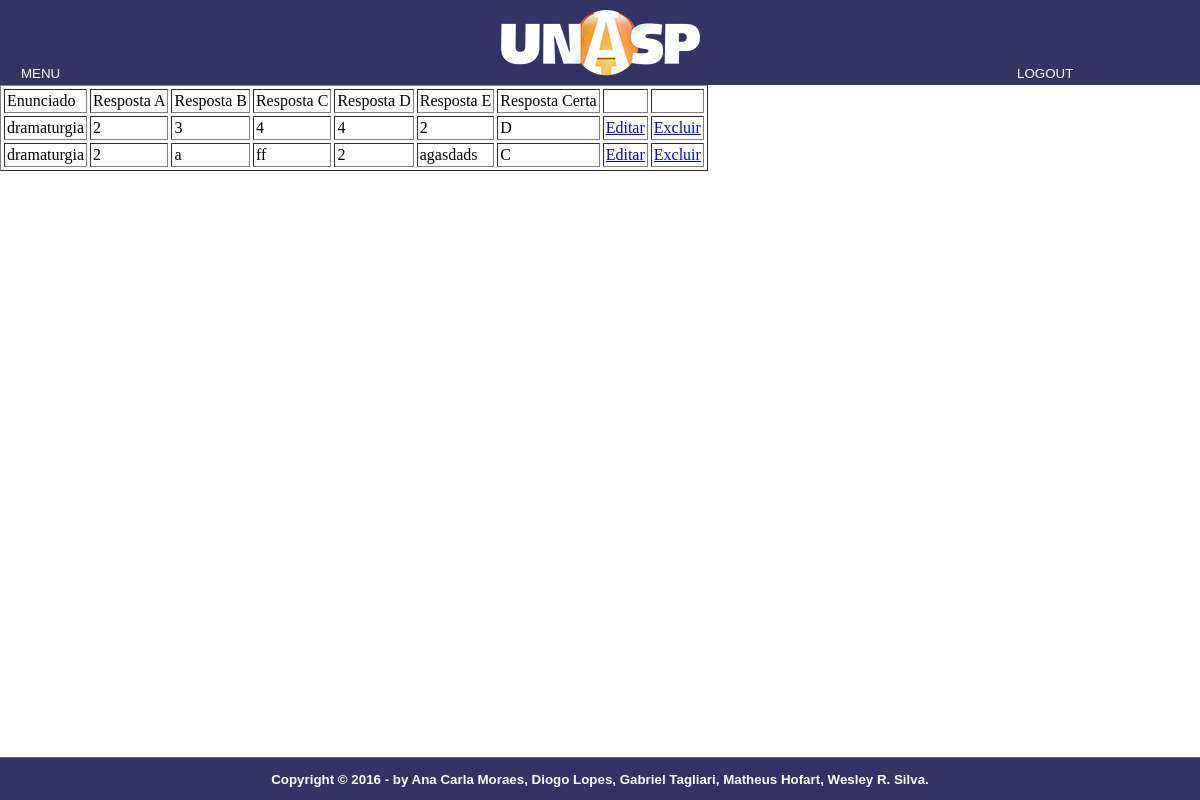
The app's page /Professor/listaquestoes.php?id=5 (signed in) with its own data.
### tables this page shows
CREATE TABLE `questao` (
  `id` int(11) NOT NULL AUTO_INCREMENT,
  `iddisciplina` int(11) NOT NULL,
  `titulo` varchar(512) NOT NULL,
  `imagem` longtext,
  `resposta1` varchar(255) NOT NULL,
  `resposta2` varchar(255) NOT NULL COMMENT '	',
  `resposta3` varchar(255) NOT NULL,
  `resposta4` varchar(255) NOT NULL,
  `resposta5` varchar(255) NOT NULL,
  `respostacorreta` varchar(1) NOT NULL,
  PRIMARY KEY (`id`),
  KEY `fk_questao_disciplina1_idx` (`iddisciplina`),
  CONSTRAINT `fk_questao_disciplina1` FOREIGN KEY (`iddisciplina`) REFERENCES `disciplina` (`id`) ON DELETE NO ACTION ON UPDATE NO ACTION
);

### classes/class_questao.php (called while the page is built, shortened)
<?php
class questao {
		function selectQuestaoByDisciplina($pdo,$id){
			$conn = $pdo->prepare("SELECT * FROM questao WHERE iddisciplina=:id");
			$conn->bindParam(":id",$id,PDO::PARAM_INT);
			$conn->execute();
			return $conn->fetchAll(PDO::FETCH_ASSOC);
		}
	}
	?>

### Professor/listaquestoes.php (the view, shortened to what this page needs)
<?php
require_once("../model/conexao.php");
require_once("../classes/class_questao.php");
$iddisciplina = $_GET['id'];
$x = new questao();
$retorno = $x->selectQuestaoByDisciplina($PDO,$iddisciplina);
?>
<!DOCTYPE html>
<html>
<head>
    <link rel="stylesheet" href="../assets/css/style.css">
</head>
<body>
 	<div class="container">
    <div class="header">
        <img src="../assets/img/UNASP.png" alt="logo unasp">
    </div>
    <nav id="menu">
            <ul type="disc">
              <li><a href="index.php">MENU</a></li>
            </ul>
            <ul id="logout" type="disc">
              <li><a href="../logout.php">Logout</a></li>
            </ul>
     </nav>
<table border='1' cellspacing='3' cellpadding='2'>
<thead>
	<td>Enunciado</td>
	<td>Resposta A</td>
	<td>Resposta B</td>
	<td>Resposta C</td>
	<td>Resposta D</td>
	<td>Resposta E</td>
	<td>Resposta Certa</td>
	<td></td>
	<td></td>
</thead>
<?php foreach ($retorno as $key) {   ?>
	<tr>
		<td> <?php echo $key['titulo']; ?></a></td>
		<td> <?php echo $key['resposta1']; ?></td>
		<td> <?php echo $key['resposta2']; ?></td>
		<td> <?php echo $key['resposta3']; ?></td>
		<td> <?php echo $key['resposta4']; ?></td>
		<td> <?php echo $key['resposta5']; ?></td>
		<td> <?php echo $key['respostacorreta']; ?></td>
		<td> <a href="editaquestao.php?iddisciplina=<?php echo $iddisciplina; ?>&id=<?php echo $key['id']; ?>">Editar</a></td>
		<td> <a href="editaquestao.php?iddisciplina=<?php echo $iddisciplina; ?>&deleta=1&id=<?php echo $key['id']; ?>">Excluir</a></td>
	</tr>
<?php } ?>
</table>
            <footer id="rodape">
                <p><b>Copyright &copy; 2016 - by Ana Carla Moraes, Diogo Lopes, Gabriel Tagliari, Matheus Hofart, Wesley R. Silva.<br>
            </footer>
</div>
</body>
</html>

### assets/css/style.css (style rules this page uses)
* { outline: none !important; }
.container { position: absolute; top: 0; bottom: 0; left: 0; right: 0; }
.container .header { width: 100%; height: 65px; background: #333366; text-align: center; padding-top: 10px; padding-bottom: 10px; }
nav#menu { display: block; }
nav#menu ul { font-family: 'Cabin', sans-serif; font-size: 10pt; list-style: none; text-transform: uppercase; position: absolute; top: 6%; left: -2%; }
nav#menu ul#logout { font-family: 'Cabin', sans-serif; font-size: 10pt; list-style: none; text-transform: uppercase; position: absolute; top: 6%; left: 81%; }
nav#menu li { display: inline-block; background-color: #333366; padding:3px; margin: 2px; transition: background-color 1s; -webkit-transition: background-color 1s; }
nav#menu a { color:white; text-decoration: none; }
footer#rodape { font-family: 'Cabin', sans-serif; color: #ffffff; font-size: 10pt; position:fixed; bottom:0; width:100%; clear:both; border-top: 1px solid #606060; background:#333366; }
footer#rodape p { text-align: center; }
html, body { height: 100%; margin: 0; }

### records on screen
questao: titulo "dramaturgia", resposta1 "2", resposta2 "3", resposta3 "4", resposta4 "4", resposta5 "2", respostacorreta "D"
questao: titulo "dramaturgia", resposta1 "2", resposta2 "a", resposta3 "ff", resposta4 "2", resposta5 "agasdads", respostacorreta "C"
